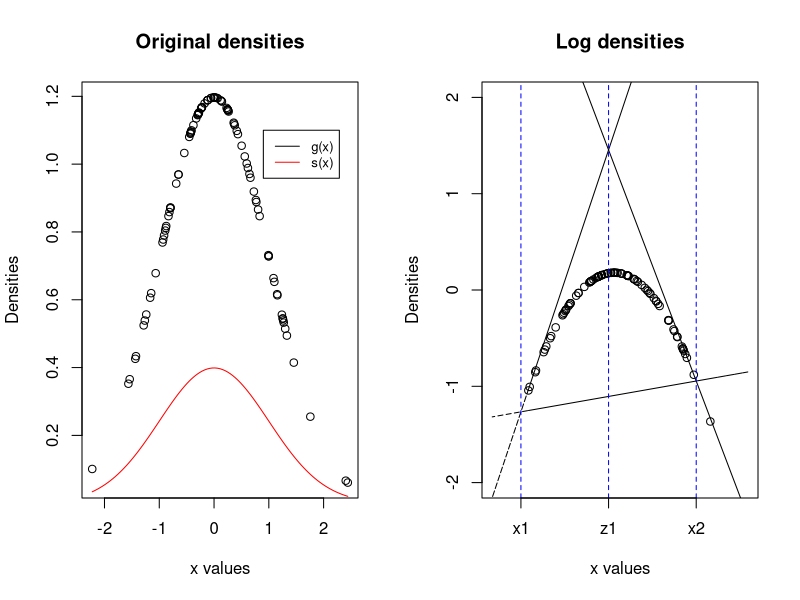

This figure's R source:
## ---- chunk 1
#install.packages("Deriv")
library(Deriv)

g <- function(x) {
  (3/sqrt(2*pi))*exp(-(x^2)/2)
}

g_prime <- Deriv(g)

set.seed(0)
x <- rnorm(100)
g_x <- g(x)
s_x <- g(x)/integrate(g, lower = "-Inf", upper = "Inf")$value
h_x <- log(g_x)

#Work with the log densities
#Calculate the lower bounds:
#Initialize two abscissaes, X is a vector that includes abscissaes
X <- c(-1.7,1.5)
X <- sort(X)
Z <- c()
#H is a vector that includes density h at abscissaes
#H_prime is a vector that includes first derivative of density h at abscissaes
update_H <- function(x) {
 log(g(x))
}

update_H_prime <- function(x) {
g_prime(x)/g(x)
}

H <- sapply(X, update_H)
H_prime <- sapply(X, update_H_prime)

#Calculate initial lower bounds
l <- function(x,i) {
  ((X[i+1]-x)*H[i] + (x-X[i])*H[i+1])/(X[i+1]-X[i])
}

u <- function(x,i) {H[i] + (x-X[i])*H_prime[i]}

#Calculate initial intersection of two tangent lines at abscissaes
z <- function(i) {
(H[i+1]-H[i]-X[i+1]*H_prime[i+1]+X[i]*H_prime[i])/(H_prime[i]-H_prime[i+1])
}
z_order <- 1
Z[z_order] <- z(z_order)

par(mfrow=c(1,2))
plot(x,g_x, type = "p", col = "black", xlab = "x values", ylab = "Densities", main = "Original densities")
curve(g(x)/integrate(g, lower = -Inf, upper = Inf)$value,add = TRUE,col="red")
legend(0.9,1.1,legend=c("g(x)","s(x)"),lty=1:1,col=c("black","red"),cex=0.8)

plot(x,h_x, xlab = "x values", ylab = "Densities", main = "Log densities", ylim = c(-2,2),xaxt='n')
lines(x,l(x,1),lty=2)
lines(x,u(x,1),lty=2)
lines(x,u(x,2),lty=2)
abline(v=c(X[1],Z[1],X[2]), lty = 2, col="blue")
axis(1, c(X[1],Z[1],X[2]),c("x1","z1","x2"))

x_accept <- c()
length_accept = 1
## ---- chunk 2
#Step 1: Choose if w < exp(l - u)
w <- runif(1)
x_star <- runif(1,min = X[1], max = X[2])

i_star_x <- which.max(X[X<x_star])
i_star_z <- which.min(Z[x_star<Z])

if(w < exp(l(x_star,i_star_x) - u(x_star,i_star_z))){
    x_accept[length_accept] <- x_star
    length_accept <- length_accept+1
    print(x_accept)
    print(w)

}else {
    if (w < exp(log(g(x_star)) - u(x_star,i_star_z))) {
    x_accept[length_accept] <- x_star
    length_accept <- length_accept+1
    print(X)
    print(H)
    }  
  #Update step
    X <- c(X, x_star)
    X <- sort(X)
    H <- sapply(X, update_H)
    H_prime <- sapply(X, update_H_prime)
    for (z_order in 1:length(X)-1) {
      Z[z_order] <- z(z_order)
    }

}

